Frame 1 (no input): blank canvas, image omitted
Frame 60 (the mouse pressed at the canvas centre just before this capture): blank canvas, image omitted
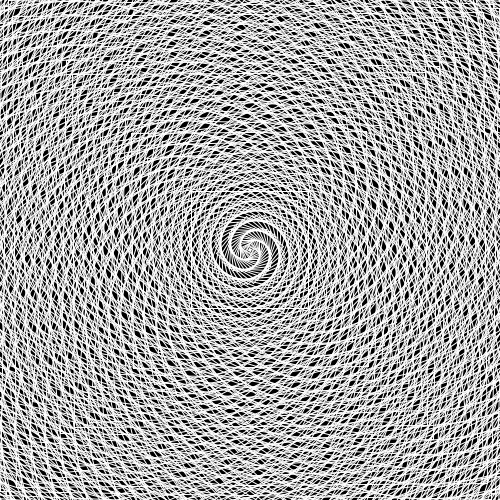
Frame 120 (the mouse held since frame 60 and released just before this capture)

The Processing sketch whose frames 1 and 60 were blank and that drew this single picture after the mouse press (run headless with seeded random() and noise(); from frame 60 on, the mouse is pressed at the canvas centre):

// Processing sketch: class03_4_rotate4
// ── class03_4_rotate4.pde
float deg;
float degAcc;
float degVel;
float r;
float g;
float b;
void setup()
{
  size(500,500);
  rectMode(CENTER);
  degAcc = 0.005;
}

void draw()
{
  if(mousePressed == true )
  {
    degVel =degVel + degAcc;
    deg = deg + degVel;
  }
  background(0);
  pushMatrix();
  translate(250,250);
  strokeWeight(1.0);
  stroke(255);
  //rotate(radians(deg));
  noFill();
  for(int i=1;i<800;i+=2)
  {
    rotate(radians(deg));
    rect(0,0,i,i);
  }
  popMatrix();
}
